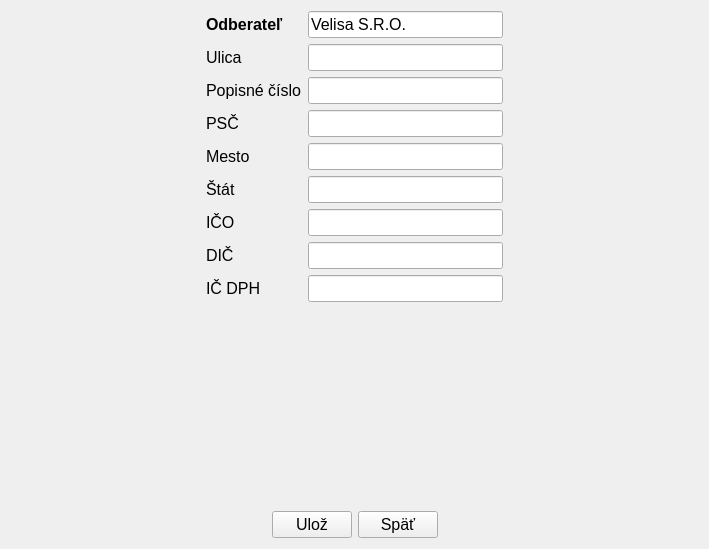
<?xml version="1.0" encoding="UTF-8"?>
<ui version="4.0">
 <class>AddCustomerPage</class>
 <widget class="QWidget" name="AddCustomerPage">
  <property name="geometry">
   <rect>
    <x>0</x>
    <y>0</y>
    <width>709</width>
    <height>549</height>
   </rect>
  </property>
  <property name="windowTitle">
   <string>Form</string>
  </property>
  <layout class="QGridLayout" name="gridLayout_3">
   <item row="1" column="1">
    <widget class="QPushButton" name="buttonSave">
     <property name="font">
      <font>
       <pointsize>12</pointsize>
      </font>
     </property>
     <property name="text">
      <string>Ulož</string>
     </property>
    </widget>
   </item>
   <item row="1" column="2">
    <widget class="QPushButton" name="buttonBack">
     <property name="font">
      <font>
       <pointsize>12</pointsize>
      </font>
     </property>
     <property name="text">
      <string>Späť</string>
     </property>
    </widget>
   </item>
   <item row="1" column="3">
    <spacer name="horizontalSpacer_3">
     <property name="orientation">
      <enum>Qt::Horizontal</enum>
     </property>
     <property name="sizeHint" stdset="0">
      <size>
       <width>40</width>
       <height>20</height>
      </size>
     </property>
    </spacer>
   </item>
   <item row="1" column="0">
    <spacer name="horizontalSpacer_4">
     <property name="orientation">
      <enum>Qt::Horizontal</enum>
     </property>
     <property name="sizeHint" stdset="0">
      <size>
       <width>40</width>
       <height>20</height>
      </size>
     </property>
    </spacer>
   </item>
   <item row="0" column="0" colspan="4">
    <layout class="QGridLayout" name="gridLayout_2">
     <item row="0" column="0">
      <layout class="QGridLayout" name="gridLayout">
       <item row="4" column="1">
        <widget class="QLabel" name="labelCityO">
         <property name="font">
          <font>
           <pointsize>12</pointsize>
           <weight>50</weight>
           <bold>false</bold>
          </font>
         </property>
         <property name="text">
          <string>Mesto</string>
         </property>
        </widget>
       </item>
       <item row="6" column="2">
        <widget class="QLineEdit" name="lineEditICO_O">
         <property name="font">
          <font>
           <pointsize>12</pointsize>
           <weight>50</weight>
           <bold>false</bold>
          </font>
         </property>
        </widget>
       </item>
       <item row="1" column="1">
        <widget class="QLabel" name="labelStreetO">
         <property name="font">
          <font>
           <pointsize>12</pointsize>
           <weight>50</weight>
           <bold>false</bold>
          </font>
         </property>
         <property name="text">
          <string>Ulica</string>
         </property>
        </widget>
       </item>
       <item row="8" column="2">
        <widget class="QLineEdit" name="lineEditICDPH_O">
         <property name="font">
          <font>
           <pointsize>12</pointsize>
           <weight>50</weight>
           <bold>false</bold>
          </font>
         </property>
        </widget>
       </item>
       <item row="5" column="1">
        <widget class="QLabel" name="labelStateO">
         <property name="font">
          <font>
           <pointsize>12</pointsize>
           <weight>50</weight>
           <bold>false</bold>
          </font>
         </property>
         <property name="text">
          <string>Štát</string>
         </property>
        </widget>
       </item>
       <item row="4" column="2">
        <widget class="QLineEdit" name="lineEditCityO">
         <property name="font">
          <font>
           <pointsize>12</pointsize>
           <weight>50</weight>
           <bold>false</bold>
          </font>
         </property>
        </widget>
       </item>
       <item row="7" column="2">
        <widget class="QLineEdit" name="lineEditIDIC_O">
         <property name="font">
          <font>
           <pointsize>12</pointsize>
           <weight>50</weight>
           <bold>false</bold>
          </font>
         </property>
        </widget>
       </item>
       <item row="8" column="1">
        <widget class="QLabel" name="labelICDPH_O">
         <property name="font">
          <font>
           <pointsize>12</pointsize>
           <weight>50</weight>
           <bold>false</bold>
          </font>
         </property>
         <property name="text">
          <string>IČ DPH</string>
         </property>
        </widget>
       </item>
       <item row="2" column="3">
        <spacer name="horizontalSpacer_2">
         <property name="orientation">
          <enum>Qt::Horizontal</enum>
         </property>
         <property name="sizeHint" stdset="0">
          <size>
           <width>40</width>
           <height>20</height>
          </size>
         </property>
        </spacer>
       </item>
       <item row="6" column="1">
        <widget class="QLabel" name="labelICO_O">
         <property name="font">
          <font>
           <pointsize>12</pointsize>
           <weight>50</weight>
           <bold>false</bold>
          </font>
         </property>
         <property name="text">
          <string>IČO</string>
         </property>
        </widget>
       </item>
       <item row="1" column="2">
        <widget class="QLineEdit" name="lineEditStreetO">
         <property name="font">
          <font>
           <pointsize>12</pointsize>
           <weight>50</weight>
           <bold>false</bold>
          </font>
         </property>
         <property name="styleSheet">
          <string notr="true"/>
         </property>
        </widget>
       </item>
       <item row="0" column="1">
        <widget class="QLabel" name="labelNameO">
         <property name="font">
          <font>
           <pointsize>12</pointsize>
           <weight>75</weight>
           <bold>true</bold>
          </font>
         </property>
         <property name="text">
          <string>Odberateľ</string>
         </property>
        </widget>
       </item>
       <item row="2" column="2">
        <widget class="QLineEdit" name="lineEditStreetNumberO">
         <property name="font">
          <font>
           <pointsize>12</pointsize>
          </font>
         </property>
        </widget>
       </item>
       <item row="3" column="1">
        <widget class="QLabel" name="labelPSC_O">
         <property name="font">
          <font>
           <pointsize>12</pointsize>
           <weight>50</weight>
           <bold>false</bold>
          </font>
         </property>
         <property name="text">
          <string>PSČ</string>
         </property>
        </widget>
       </item>
       <item row="3" column="2">
        <widget class="QLineEdit" name="lineEditPSC_O">
         <property name="font">
          <font>
           <pointsize>12</pointsize>
           <weight>50</weight>
           <bold>false</bold>
          </font>
         </property>
        </widget>
       </item>
       <item row="5" column="2">
        <widget class="QLineEdit" name="lineEditStateO">
         <property name="font">
          <font>
           <pointsize>12</pointsize>
           <weight>50</weight>
           <bold>false</bold>
          </font>
         </property>
        </widget>
       </item>
       <item row="0" column="2">
        <widget class="QLineEdit" name="lineEditNameO">
         <property name="font">
          <font>
           <pointsize>12</pointsize>
           <weight>50</weight>
           <bold>false</bold>
          </font>
         </property>
         <property name="text">
          <string>Velisa S.R.O.</string>
         </property>
        </widget>
       </item>
       <item row="2" column="1">
        <widget class="QLabel" name="labelStreetNumberO">
         <property name="font">
          <font>
           <pointsize>12</pointsize>
          </font>
         </property>
         <property name="text">
          <string>Popisné číslo</string>
         </property>
        </widget>
       </item>
       <item row="7" column="1">
        <widget class="QLabel" name="labelDIC_O">
         <property name="font">
          <font>
           <pointsize>12</pointsize>
           <weight>50</weight>
           <bold>false</bold>
          </font>
         </property>
         <property name="text">
          <string>DIČ</string>
         </property>
        </widget>
       </item>
       <item row="2" column="0">
        <spacer name="horizontalSpacer">
         <property name="orientation">
          <enum>Qt::Horizontal</enum>
         </property>
         <property name="sizeHint" stdset="0">
          <size>
           <width>40</width>
           <height>20</height>
          </size>
         </property>
        </spacer>
       </item>
       <item row="9" column="2">
        <spacer name="verticalSpacer">
         <property name="orientation">
          <enum>Qt::Vertical</enum>
         </property>
         <property name="sizeHint" stdset="0">
          <size>
           <width>20</width>
           <height>40</height>
          </size>
         </property>
        </spacer>
       </item>
      </layout>
     </item>
    </layout>
   </item>
  </layout>
 </widget>
 <tabstops>
  <tabstop>lineEditNameO</tabstop>
  <tabstop>lineEditStreetO</tabstop>
  <tabstop>lineEditStreetNumberO</tabstop>
  <tabstop>lineEditPSC_O</tabstop>
  <tabstop>lineEditCityO</tabstop>
  <tabstop>lineEditStateO</tabstop>
  <tabstop>lineEditICO_O</tabstop>
  <tabstop>lineEditIDIC_O</tabstop>
  <tabstop>lineEditICDPH_O</tabstop>
  <tabstop>buttonSave</tabstop>
  <tabstop>buttonBack</tabstop>
 </tabstops>
 <resources/>
 <connections/>
</ui>
